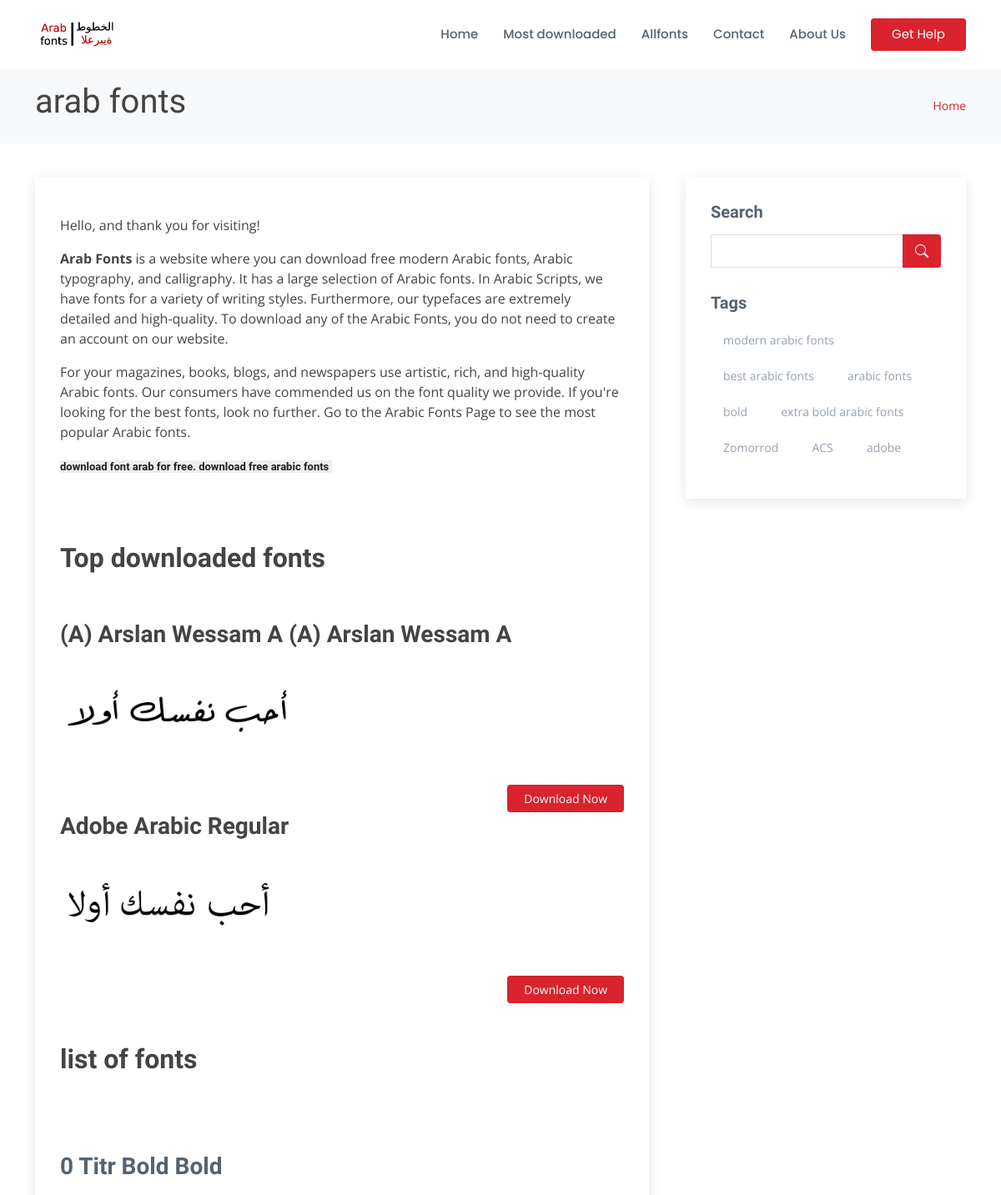
/ (upper part), run on an earlier commit of the app's database.
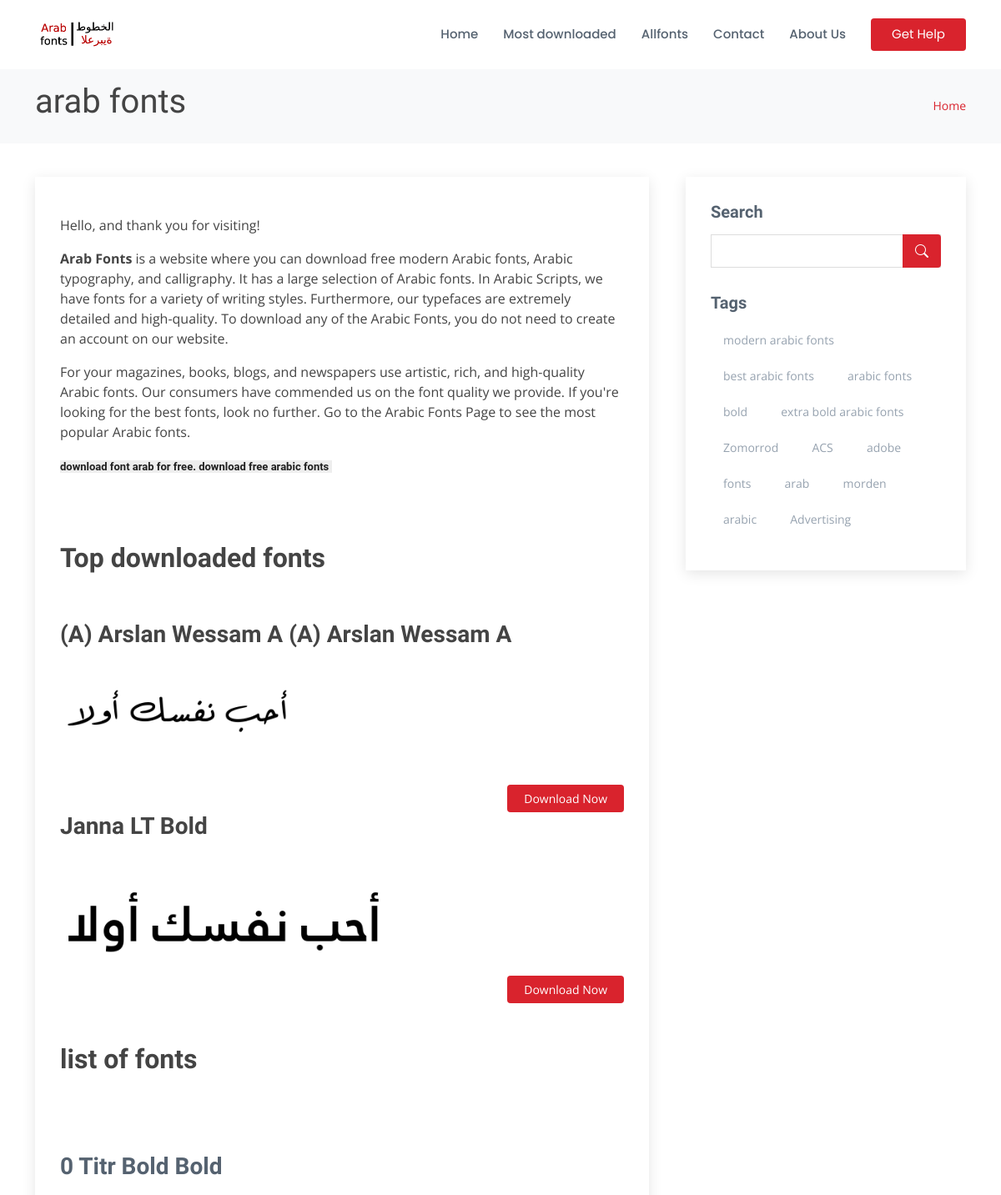
And on a later commit of the database.
### home/models.py (models this page shows, shortened)
class Fonts(models.Model):
    title = models.CharField(max_length=100, unique=True)
    slug = models.SlugField(max_length=200, null=True, blank=True)
    metakeyword = models.CharField(max_length=200, null=True)
    tags = TaggableManager()
    header_image = models.ImageField(upload_to='header_image')
    headerimg_alt = models.CharField(max_length=100, default="arabic fonts")
    upload_fonts = models.FileField(upload_to="upload_fonts")
    short_dis = FroalaField()
    long_dis = FroalaField()
    char_maping = models.ImageField(upload_to='char_maping')
    charimg_alt = models.CharField(max_length=100, default="arabic fonts charecter maping image")
    publish = models.BooleanField(default=False)
    Total_downloads = models.PositiveIntegerField(default=10, blank=False, null= False)

### home/views.py (the view)
# urls.py: 2. Add a URL to urlpatterns:  path('', views.home, name='home')
def home(request):
    websitedata = Modification.objects.latest('websitename', 'websitediscription', 'ouremail', 'copyright', 'logo', 'favicon' )
    allfonts = Fonts.objects.filter(publish = True)
    alltag = Tag.objects.all()
    p = Paginator(allfonts, 8)
    page = request.GET.get('page')
    fontsfinal = p.get_page(page)
    topfonts = Fonts.objects.order_by('-Total_downloads')
    context = {'fontsfinal': fontsfinal,
                'copyright': copyright,
                'websitedata': websitedata,
                'topfonts': topfonts[:2],
                'alltag': alltag
    }
    return render(request , 'index.html',context)

### templates/index.html (shortened to what this page needs)
{% extends 'base.html' %}
{% block content %}
</header>
  <main id="main">
    <section id="breadcrumbs" class="breadcrumbs">
      <div class="container">
        <div class="d-flex justify-content-between align-items-center">
          <h1>{{ websitedata.websitename }}</h1>
          <ol>
            <li><a href="/">Home</a></li>
          </ol>
        </div>
      </div>
    </section>
      <section id="blog" class="blog">
      <div class="container" data-aos="fade-up">
        <div class="row">
          <div class="col-lg-8 entries">
            <article class="entry">
              <p>
                {{ websitedata.websitediscription|safe }}
                <br><br>
              </p>
              <h2><strong>Top downloaded fonts</strong></h2></br></br>
              {% for fonts in topfonts %}
                      <h2 class="entry-title">{{fonts.title}}</h2>
                      <a href="{% url 'fonts_details' fonts.slug%}"><img src="/static/{{fonts.header_image}}" class="img-fluid" alt="{{fonts.headerimg_alt}}{{fonts.title}}"></a>
                      <div class="entry-content">
                        <div class="read-more">
                          <a href="{% url 'fonts_details' fonts.slug %}">Download Now</a>
                        </div>
                      </div>
                {% endfor %}
              <h2><strong> list of fonts </strong><h2>
              {% for fonts in fontsfinal %}
              <h2 class="entry-title">
                <a href="{% url 'fonts_details' fonts.slug %}">{{fonts.title}}</a>
              </h2>
              <br><br>
              {% endfor %}
            </article>
          </div>
          <div class="col-lg-4">
            <div class="sidebar">
              <h3 class="sidebar-title">Search</h3>
              <div class="sidebar-item search-form">
                <form method=POST action="{% url 'search' %}">
                  <input type="text" name="searched">
                  <button type="submit"><i class="bi bi-search"></i></button>
                </form>
              </div>
              <h3 class="sidebar-title">Tags</h3>
               <div class="sidebar-item tags">
                <ul>
                  {% for tag in alltag %}
                  <li><a href="/">{{tag}}</a></li>
                  {% endfor %}
                </ul>
              </div>
            </div>
          </div>
        </div>
      </div>
    </section>
  </main>
  {% endblock %}

What changed in the data, as far as the page shows it:
no longer on this page (row unchanged): Fonts: title "Adobe Arabic Regular", header_image (picture), shown under "Top downloaded fonts"
added Fonts: title "Janna LT Bold", header_image (picture), shown under "Top downloaded fonts"
added Tag: name "fonts"
added Tag: name "arab"
added Tag: name "morden"
added Tag: name "arabic"
added Tag: name "Advertising"
